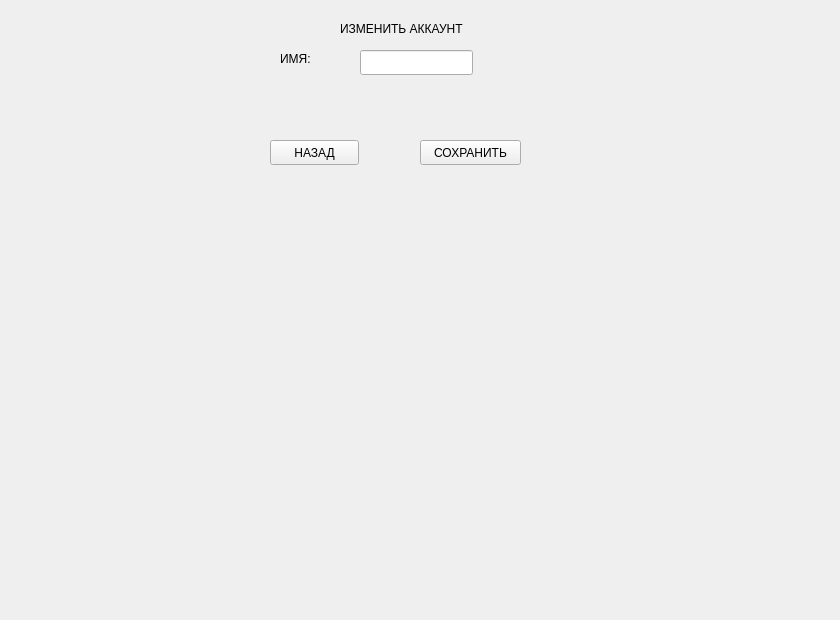
<?xml version="1.0" encoding="UTF-8"?>
<ui version="4.0">
 <class>ChangeAccountScreenUI</class>
 <widget class="QWidget" name="ChangeAccountScreenUI">
  <property name="geometry">
   <rect>
    <x>0</x>
    <y>0</y>
    <width>840</width>
    <height>620</height>
   </rect>
  </property>
  <property name="windowTitle">
   <string>Form</string>
  </property>
  <widget class="QLabel" name="change_account_label">
   <property name="geometry">
    <rect>
     <x>340</x>
     <y>20</y>
     <width>161</width>
     <height>17</height>
    </rect>
   </property>
   <property name="text">
    <string>ИЗМЕНИТЬ АККАУНТ</string>
   </property>
  </widget>
  <widget class="QLineEdit" name="name_lineEdit">
   <property name="geometry">
    <rect>
     <x>360</x>
     <y>50</y>
     <width>113</width>
     <height>25</height>
    </rect>
   </property>
  </widget>
  <widget class="QLabel" name="name_label">
   <property name="geometry">
    <rect>
     <x>280</x>
     <y>50</y>
     <width>67</width>
     <height>17</height>
    </rect>
   </property>
   <property name="text">
    <string>ИМЯ:</string>
   </property>
  </widget>
  <widget class="QPushButton" name="back_pushButton">
   <property name="geometry">
    <rect>
     <x>270</x>
     <y>140</y>
     <width>89</width>
     <height>25</height>
    </rect>
   </property>
   <property name="text">
    <string>НАЗАД</string>
   </property>
  </widget>
  <widget class="QPushButton" name="save_pushButton">
   <property name="geometry">
    <rect>
     <x>420</x>
     <y>140</y>
     <width>101</width>
     <height>25</height>
    </rect>
   </property>
   <property name="text">
    <string>СОХРАНИТЬ</string>
   </property>
  </widget>
 </widget>
 <resources/>
 <connections/>
</ui>
